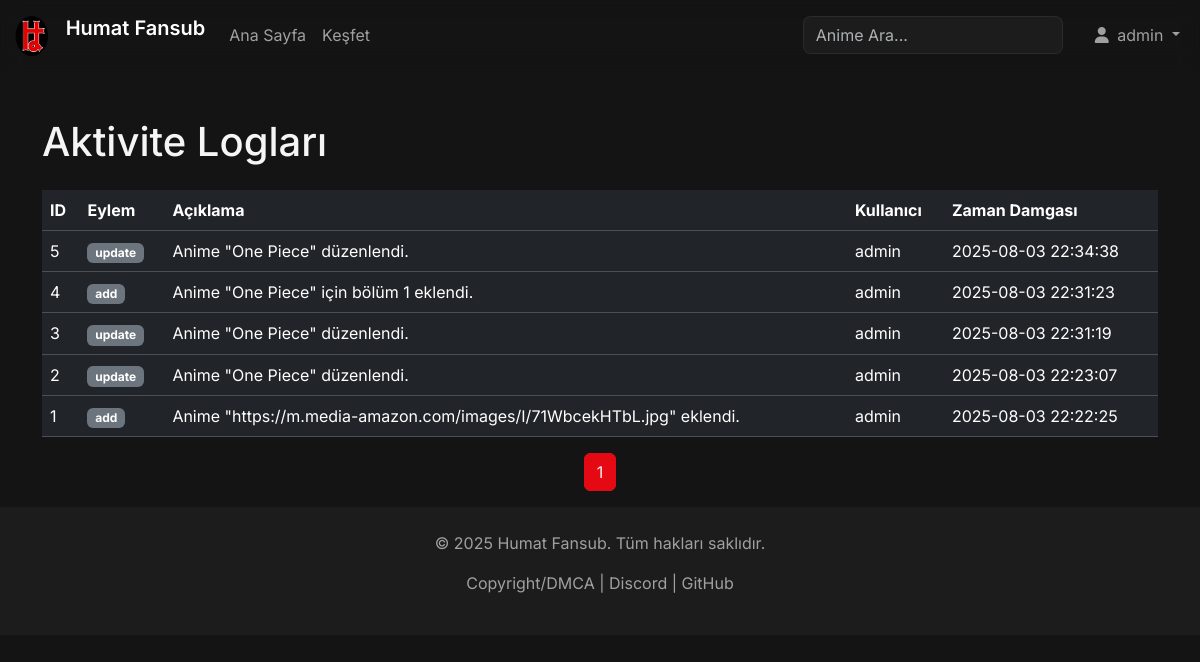
The app's page /logs (signed in) with its own data.
### models.py (models this page shows, shortened)
class User(db.Model):
    id = db.Column(db.Integer, primary_key=True)
    username = db.Column(db.String(80), unique=True, nullable=False)
    password = db.Column(db.String(200), nullable=False)
    can_delete = db.Column(db.Boolean, default=False)
    can_edit = db.Column(db.Boolean, default=False)
    can_add_user = db.Column(db.Boolean, default=False)
    logs = db.relationship('Log', backref='user', lazy=True)
    watchlist_animes = db.relationship('Anime', secondary=watchlist, lazy='subquery',
        backref=db.backref('watchlisted_by', lazy=True))
    ratings = db.relationship('Rating', backref='user', lazy=True)

class Log(db.Model):
    id = db.Column(db.Integer, primary_key=True)
    action = db.Column(db.String(50), nullable=False)
    description = db.Column(db.Text, nullable=False)
    timestamp = db.Column(db.DateTime, server_default=db.func.now())
    user_id = db.Column(db.Integer, db.ForeignKey('user.id'), nullable=True)

### app.py (the view)
@app.route('/logs')
@login_required
@admin_required
def view_logs():
    if not current_user.can_add_user:
        flash('Bu sayfayı görüntüleme yetkiniz yok.', 'danger')
        return redirect(url_for('index'))
    page = request.args.get('page', 1, type=int)
    logs = Log.query.order_by(Log.timestamp.desc()).paginate(page=page, per_page=10)
    return render_template('log.html', logs=logs)

### app.py (called while the page is built)
def admin_required(f):
    @wraps(f)
    def decorated_function(*args, **kwargs):
        if not current_user.is_authenticated or not (current_user.can_add_user or current_user.can_edit or current_user.can_delete):
            flash('Bu sayfayı görüntüleme yetkiniz yok.', 'danger')
            return redirect(url_for('index'))
        return f(*args, **kwargs)
    return decorated_function

@login_manager.user_loader
def load_user(user_id):
    return User.query.get(int(user_id))

### templates/log.html (shortened to what this page needs)
{% extends "base.html" %}
{% block content %}
<div class="container mt-5">
    <h1 class="mb-4">Aktivite Logları</h1>
    <div class="table-responsive">
        <table class="table table-hover align-middle">
            <thead>
                <tr>
                    <th>ID</th>
                    <th>Eylem</th>
                    <th>Açıklama</th>
                    <th>Kullanıcı</th>
                    <th>Zaman Damgası</th>
                </tr>
            </thead>
            <tbody>
                {% for log in logs.items %}
                <tr>
                    <td>{{ log.id }}</td>
                    <td><span class="badge bg-secondary">{{ log.action }}</span></td>
                    <td>{{ log.description }}</td>
                    <td>{{ log.user.username if log.user else 'Bilinmiyor' }}</td>
                    <td>{{ log.timestamp.strftime('%Y-%m-%d %H:%M:%S') }}</td>
                </tr>
                {% endfor %}
            </tbody>
        </table>
    </div>
    <nav aria-label="Page navigation">
        <ul class="pagination justify-content-center">
            {% for page_num in logs.iter_pages() %}
                {% if page_num %}
                    <li class="page-item {{ 'active' if page_num == logs.page else '' }}">
                        <a class="page-link" href="{{ url_for('view_logs', page=page_num) }}">{{ page_num }}</a>
                    </li>
                {% else %}
                    <li class="page-item disabled"><span class="page-link">...</span></li>
                {% endif %}
            {% endfor %}
        </ul>
    </nav>
</div>
{% endblock %}

### templates/base.html (shortened to what this page needs)
<!DOCTYPE html>
<html lang="en" data-bs-theme="dark">
<head>
    <link href="https://cdn.jsdelivr.net/npm/bootstrap@5.3.3/dist/css/bootstrap.min.css" rel="stylesheet">
    <link rel="stylesheet" href="https://cdnjs.cloudflare.com/ajax/libs/font-awesome/6.5.2/css/all.min.css" />
    <link rel="stylesheet" href="{{ url_for('static', filename='css/custom.css') }}">
</head>
<body>
    <header>
        <nav class="navbar navbar-expand-lg fixed-top navbar-dark">
            <div class="container-fluid">
                <a class="navbar-brand" href="{{ url_for('index') }}">
                    <img src="{{ url_for('static', filename='images/logo.png') }}" alt="Logo" width="40" height="40" class="d-inline-block align-text-top">
                    <span class="ms-2">Humat Fansub</span>
                </a>
                <div class="collapse navbar-collapse" id="navbarNav">
                    <ul class="navbar-nav me-auto mb-2 mb-lg-0">
                        <li class="nav-item">
                            <a class="nav-link" href="{{ url_for('index') }}">Ana Sayfa</a>
                        </li>
                        <li class="nav-item">
                            <a class="nav-link" href="{{ url_for('animes') }}">Keşfet</a>
                        </li>
                    </ul>
                    <form class="d-flex me-3" action="{{ url_for('animes') }}" method="GET">
                        <input class="form-control me-2" type="search" name="query" placeholder="Anime Ara..." aria-label="Search">
                    </form>
                    <ul class="navbar-nav">
                        {% if current_user.is_authenticated %}
                        <li class="nav-item dropdown">
                            <a class="nav-link dropdown-toggle" href="#" id="navbarDropdown" role="button" data-bs-toggle="dropdown" aria-expanded="false">
                                <i class="fas fa-user me-1"></i> {{ current_user.username }}
                            </a>
                        </li>
                        {% endif %}
                    </ul>
                </div>
            </div>
        </nav>
    </header>
    <main>
        {% block content %}{% endblock %}
    </main>
    <footer class="text-center py-4 mt-auto">
        <div class="container">
            <p>&copy; 2025 Humat Fansub. Tüm hakları saklıdır.</p>
            <p>
                <a href="{{ url_for('copyright') }}">Copyright/DMCA</a> |
                <a href="https://discord.gg/SaKSmuZkAf" target="_blank">Discord</a> |
                <a href="https://github.com/Berke-aras/AnimeFansub-Dizi-Film-Platformu" target="_blank">GitHub</a>
            </p>
        </div>
    </footer>
</body>
</html>

### static/css/custom.css (style rules this page uses)
:root { --primary-color: #e50914; --dark-color: #141414; --light-dark-color: #1c1c1c; --text-color: #f5f5f5; --text-muted-color: #a0a0a0; }
body { background-color: var(--dark-color); color: var(--text-color); font-family: "Inter", sans-serif; padding-top: 70px; }
.navbar { background-color: rgba(20, 20, 20, 0.7); backdrop-filter: blur(10px); -webkit-backdrop-filter: blur(10px); transition: background-color 0.3s ease; }
.navbar-brand span { font-weight: 600; }
.nav-link { color: var(--text-muted-color); transition: color 0.3s ease; }
.form-control { background-color: var(--light-dark-color); border: 1px solid rgba(255, 255, 255, 0.1); color: var(--text-color); border-radius: 8px; transition: border-color 0.3s ease, box-shadow 0.3s ease; }
footer { background-color: var(--light-dark-color); color: var(--text-muted-color); }
footer a { color: var(--text-muted-color); text-decoration: none; transition: color 0.3s ease; }
.pagination .page-link { background-color: var(--light-dark-color); border-color: rgba(255, 255, 255, 0.1); color: var(--text-muted-color); }
.pagination .page-item.active .page-link { background-color: var(--primary-color); border-color: var(--primary-color); color: var(--text-color); }

### records on screen
User: username "admin"
Log: id "5", action "update", description "Anime \"One Piece\" düzenlendi.", user "admin", timestamp "2025-08-03 22:34:38"
Log: id "4", action "add", description "Anime \"One Piece\" için bölüm 1 eklendi.", user "admin", timestamp "2025-08-03 22:31:23"
Log: id "3", action "update", description "Anime \"One Piece\" düzenlendi.", user "admin", timestamp "2025-08-03 22:31:19"
Log: id "2", action "update", description "Anime \"One Piece\" düzenlendi.", user "admin", timestamp "2025-08-03 22:23:07"
Log: id "1", action "add", description "Anime \"https://m.media-amazon.com/images/I/71WbcekHTbL.jpg\" eklendi.", user "admin", timestamp "2025-08-03 22:22:25"

### other values on screen
{{ page_num }} "1"
